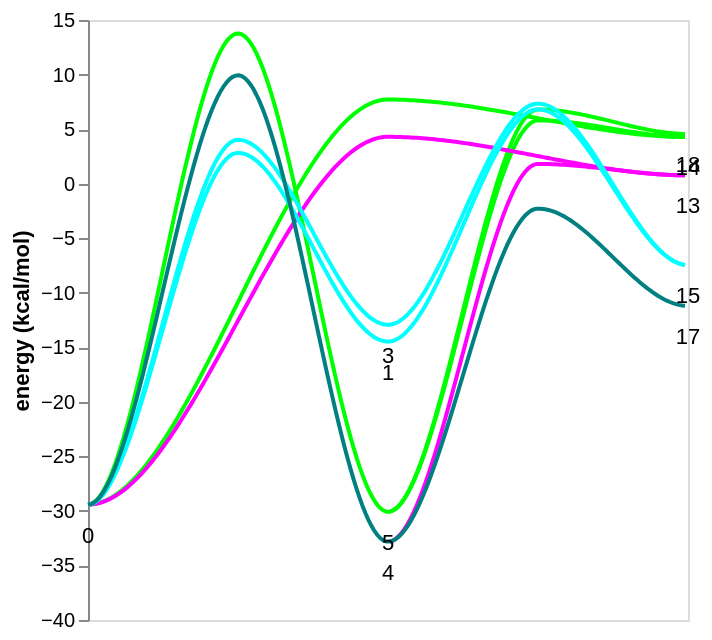

Source (notebook cell):
### Code cell
from autochem.util import plot
import more_itertools as mit

def grayscale_hex_colors(n: int, lightest: int = 200, darkest: int = 40) -> list[str]:
    """
    Generate n evenly spaced grayscale hex colors.

    Parameters
    ----------
    n : int
        Number of colors.
    lightest : int
        Grayscale value for the lightest color (0–255).
    darkest : int
        Grayscale value for the darkest color (0–255).

    Returns
    -------
    list[str]
        List of hex color strings like '#AFAFAF'.
    """
    if n <= 1:
        val = lightest
        return [f"#{val:02X}{val:02X}{val:02X}"]

    step = (darkest - lightest) / (n - 1)

    colors = []
    for i in range(n):
        v = round(lightest + i * step)
        colors.append(f"#{v:02X}{v:02X}{v:02X}")

    return colors

root_key = 0
# leaf_keys = [13, 14, 15, 17, 18]
leaf_keys = [17, 15, 13, 14, 18]
color_cycle = [plot.Color.teal, plot.Color.cyan, plot.Color.magenta, plot.Color.lime, plot.Color.lime]
# color_cycle = grayscale_hex_colors(len(leaf_keys), lightest=180, darkest=40)
color_dct = dict(zip(leaf_keys, color_cycle))

node_paths = mess.surf.node_paths_from_source(surf, root_key, leaf_keys=leaf_keys)
node_paths = sorted(node_paths, key=lambda path: mess.surf.node_object(surf, path[-1]).energy)
colors = [color_dct[path[-1]] for path in node_paths]

mess.surf.plot_paths(
    surf,
    node_paths,
    colors = colors,
    # stack_nodes=[[1, 3, 4, 5], [6, 7, 8, 10, 11], [13, 14, 15, 17, 18]],
    stack_nodes=[[1, 3, 4, 5], [13, 14, 15, 17, 18]],
    label=True,
    energy_range=(-40, 15),
)

### Figure 1 — Vega-Lite specification as saved in the notebook (floating-point values rounded to 4 significant figures; data arrays with more than 128 entries replaced by an {"elided": "..."} marker saying what was removed)
{"config": {"view": {"continuousWidth": 300, "continuousHeight": 300}, "axis": {"grid": false}}, "layer": [{"data": {"name": "data-726ce012be6b3c1ffa5b60af5bd75d47"}, "mark": {"type": "line"}, "encoding": {"color": {"field": "path", "legend": null, "scale": {"domain": ["0", "1", "2", "3", "4", "5", "6", "7"], "range": ["#008080", "#00ffff", "#00ffff", "#ff00ff", "#ff00ff", "#00ff00", "#00ff00", "#00ff00"]}, "type": "nominal"}, "x": {"axis": null, "field": "x", "type": "temporal"}, "y": {"field": "energy", "scale": {"domain": [-40, 15]}, "title": "energy (kcal/mol)", "type": "quantitative"}}, "transform": [{"fold": ["7", "6", "5", "4", "3", "2", "1", "0"], "as": ["path", "energy"]}]}, {"data": {"name": "data-2d999d7826b98735ddb9f3729fe97e41"}, "mark": {"type": "text", "baseline": "top", "dy": 10}, "encoding": {"text": {"field": "label", "type": "quantitative"}, "x": {"axis": null, "field": "x", "type": "quantitative"}, "y": {"field": "y", "type": "quantitative"}}}], "$schema": "https://vega.github.io/schema/vega-lite/v5.20.1.json", "datasets": {"data-726ce012be6b3c1ffa5b60af5bd75d47": {"elided": "200 records"}, "data-2d999d7826b98735ddb9f3729fe97e41": [{"x": 0.0, "y": -29.42, "label": 0}, {"x": 0.5, "y": -32.82, "label": 4}, {"x": 1.0, "y": -11.21, "label": 17}, {"x": 0.5, "y": -14.48, "label": 1}, {"x": 1.0, "y": -7.47, "label": 15}, {"x": 0.5, "y": -12.94, "label": 3}, {"x": 1.0, "y": 0.76, "label": 13}, {"x": 0.5, "y": -30.08, "label": 5}, {"x": 1.0, "y": 4.27, "label": 14}, {"x": 1.0, "y": 4.55, "label": 18}]}}
